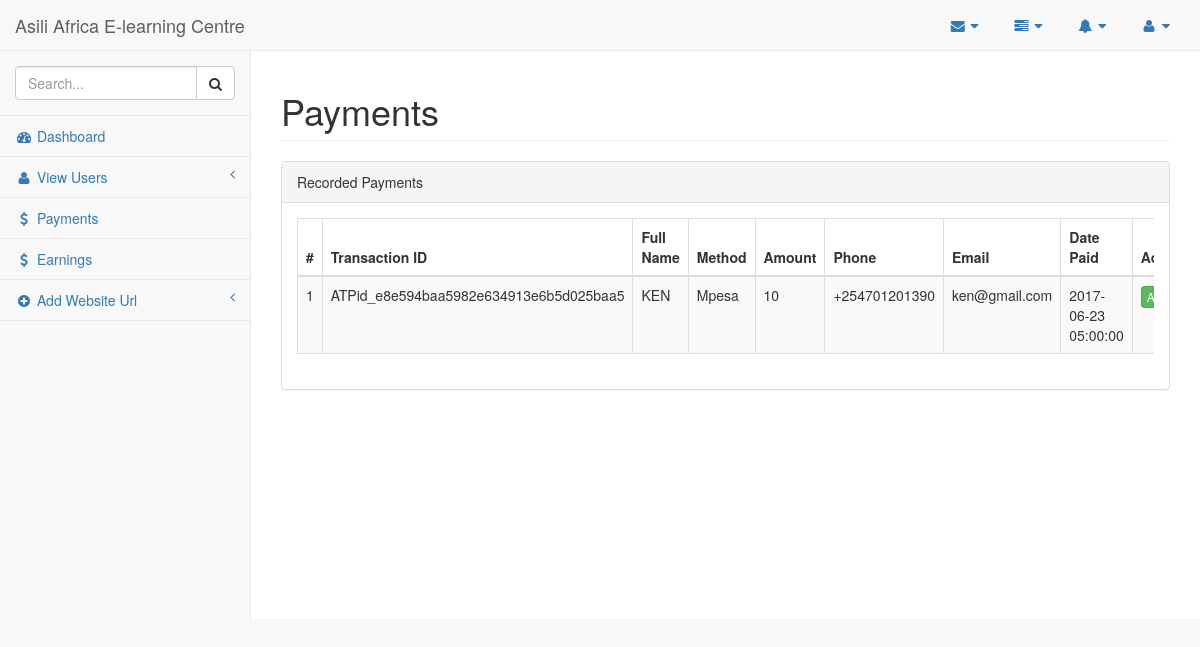
/admin/pages/payment2.php, run on the app's committed database.
### tables this page shows
CREATE TABLE `payments` (
  `id` int(11) NOT NULL,
  `transactionId` varchar(128) NOT NULL,
  `userId` int(11) NOT NULL,
  `paymentMethod` varchar(32) NOT NULL,
  `amount` float NOT NULL,
  `phoneNumber` varchar(128) DEFAULT NULL,
  `email` varchar(128) DEFAULT NULL,
  `datePaid` timestamp NULL DEFAULT NULL,
  `status` varchar(32) NOT NULL DEFAULT 'pending'
);

CREATE TABLE `users` (
  `id` int(11) NOT NULL,
  `userReferralCode` varchar(128) NOT NULL,
  `fullName` varchar(128) NOT NULL,
  `idNo` int(20) NOT NULL,
  `phoneNumber` varchar(13) DEFAULT NULL,
  `email` varchar(128) NOT NULL,
  `username` varchar(128) NOT NULL,
  `password` varchar(255) NOT NULL,
  `paymentStatus` enum('paid','pending') NOT NULL,
  `accountStatus` enum('active','blocked','pending') NOT NULL,
  `lastLogin` timestamp NULL DEFAULT NULL,
  `loginIp` varchar(128) NOT NULL,
  `createdAt` timestamp NULL DEFAULT NULL ON UPDATE CURRENT_TIMESTAMP,
  `updatedAt` timestamp NULL DEFAULT NULL,
  `isAdmin` tinyint(1) NOT NULL DEFAULT '0'
);

### src/App/Controller/PaymentController.php (called while the page is built, shortened)
<?php
class PaymentController implements PaymentInterface
{
    public static function all()
    {
        try{
            $db = new DB();
            $conn = $db->connect();
            $stmt = $conn->prepare("SELECT t.* FROM payments t WHERE 1");
            $stmt->bindParam(":id", $id);
            if ($stmt->execute() && $stmt->rowCount()>0){
                $rows = $stmt->fetchAll(\PDO::FETCH_ASSOC);
                return $rows;
            } else{
                $db->closeConnection();
                return [];
            }
        }catch (\PDOException $e){
            echo $e->getMessage();
            return [];
        }
    }
}

### src/App/DBManager/DB.php (called while the page is built, shortened)
<?php
class DB
{
    public function closeConnection(){
        return true;
    }
}

### src/App/Controller/UserController.php (called while the page is built, shortened)
<?php
class UserController implements UserInterface
{
    public static function getId($id)
    {
        try {
            $db = new DB();
            $conn = $db->connect();
            $stmt = $conn->prepare("SELECT * FROM users WHERE id=:id");
            $stmt->bindParam(":id", $id);
            if ($stmt->execute() and $stmt->rowCount() == 1) {
                $row = $stmt->fetch(\PDO::FETCH_ASSOC);
                return $row;
            } else {
                $db->closeConnection();
                return [];
            }
        } catch (\PDOException $e) {
            echo $e->getMessage();
            return [];
        }
    }
}

### admin/pages/payment2.php (the view, shortened to what this page needs)
<?php
$payments = PaymentController::all();
$counter=1;
?>
<!DOCTYPE html>
<html lang="en">
<head>
    <link href="../vendor/bootstrap/css/bootstrap.min.css" rel="stylesheet">
    <link href="../vendor/metisMenu/metisMenu.min.css" rel="stylesheet">
    <link href="../vendor/datatables-plugins/dataTables.bootstrap.css" rel="stylesheet">
    <link href="../vendor/datatables-responsive/dataTables.responsive.css" rel="stylesheet">
    <link href="../dist/css/sb-admin-2.css" rel="stylesheet">
    <link href="../vendor/font-awesome/css/font-awesome.min.css" rel="stylesheet" type="text/css">
</head>
<body>
<div id="wrapper">
    <?php include_once 'right_menu.php'?>
    <div id="page-wrapper">
        <div class="row">
            <div class="col-lg-12">
                <h1 class="page-header">Payments</h1>
            </div>
        </div>
        <div class="row">
            <div class="col-lg-12">
                <div class="panel panel-default">
                    <div class="panel-heading">
                        Recorded Payments
                    </div>
                    <div class="panel-body">
                        <div class="table-responsive">
                        <table width="100%" class="table table-striped table-bordered table-hover" id="dataTables-example">
                            <thead>
                            <tr>
                                <th>#</th>
                                <th>Transaction ID</th>
                                <th>Full Name</th>
                                <th>Method</th>
                                <th>Amount</th>
                                <th>Phone</th>
                                <th>Email</th>
                                <th>Date Paid</th>
                                <th>Actions</th>
                            </tr>
                            </thead>
                            <tbody>
                            <?php foreach ($payments as $payment): ?>
                            <tr class="odd gradeX">
                                <td><?php echo $counter++ ?></td>
                                <td><?php echo $payment['transactionId'];?></td>
                                <td><?php echo UserController::getId($payment['userId'])['fullName'] ;?></td>
                                <td><?php echo $payment['paymentMethod'];?></td>
                                <td><?php echo $payment['amount'];?></td>
                                <td><?php echo $payment['phoneNumber'];?></td>
                                <td><?php echo $payment['email'];?></td>
                                <td><?php echo $payment['datePaid'];?></td>
                                <td>
                                    <button  class="btn btn-xs btn-success">Approve</button>
                                </td>
                            </tr>
                            <?php endforeach; ?>
                            </tbody>
                        </table>
                    </div>
                    </div>
                </div>
            </div>
        </div>
</div>
</body>
</html>

### data on the page
payments: transactionId "ATPid_e8e594baa5982e634913e6b5d025baa5", userId.fullName "KEN", paymentMethod "Mpesa", amount "10", phoneNumber "+254701201390", email "ken@gmail.com", datePaid "2017-06-23 05:00:00"
